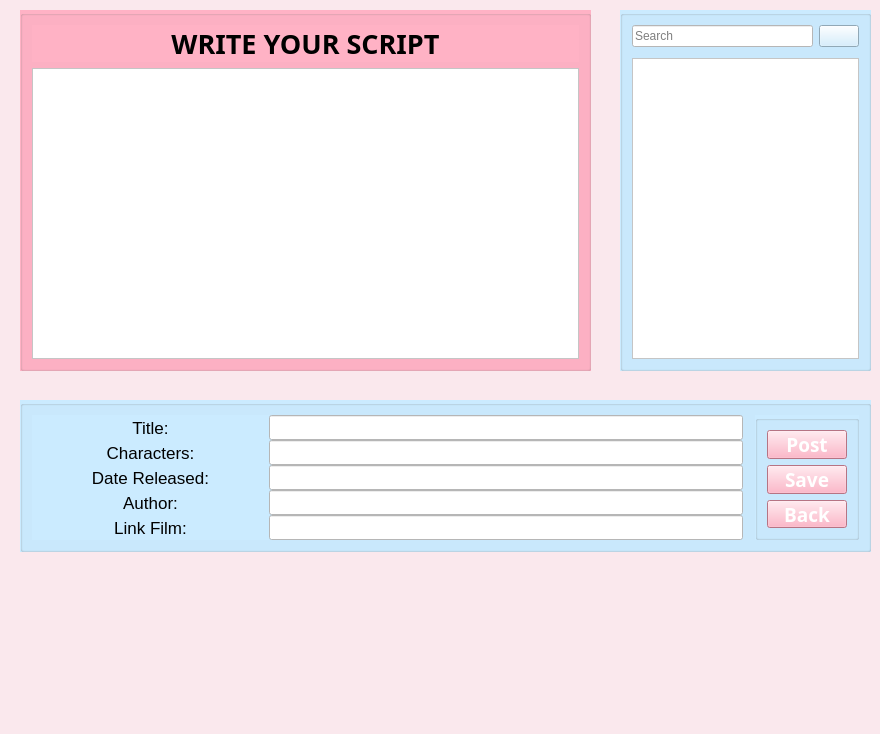
<?xml version="1.0" encoding="UTF-8"?>
<ui version="4.0">
 <class>MainWindow</class>
 <widget class="QMainWindow" name="MainWindow">
  <property name="geometry">
   <rect>
    <x>0</x>
    <y>0</y>
    <width>880</width>
    <height>734</height>
   </rect>
  </property>
  <property name="windowTitle">
   <string>MainWindow</string>
  </property>
  <property name="styleSheet">
   <string notr="true">background-color: rgb(250, 232, 237);</string>
  </property>
  <widget class="QWidget" name="centralwidget">
   <widget class="QGroupBox" name="groupBox">
    <property name="geometry">
     <rect>
      <x>20</x>
      <y>400</y>
      <width>851</width>
      <height>271</height>
     </rect>
    </property>
    <property name="styleSheet">
     <string notr="true">background-color: rgb(203, 235, 255);

</string>
    </property>
    <property name="title">
     <string/>
    </property>
    <layout class="QGridLayout" name="gridLayout_2" columnstretch="2,0">
     <property name="sizeConstraint">
      <enum>QLayout::SetMaximumSize</enum>
     </property>
     <property name="horizontalSpacing">
      <number>12</number>
     </property>
     <item row="0" column="0">
      <layout class="QGridLayout" name="gridLayout" columnstretch="2,4">
       <item row="2" column="0">
        <widget class="QLabel" name="label_4">
         <property name="font">
          <font>
           <pointsize>13</pointsize>
           <weight>50</weight>
           <bold>false</bold>
          </font>
         </property>
         <property name="text">
          <string>Date Released:</string>
         </property>
         <property name="alignment">
          <set>Qt::AlignCenter</set>
         </property>
        </widget>
       </item>
       <item row="1" column="1">
        <widget class="QLineEdit" name="lineEdit_Character">
         <property name="maximumSize">
          <size>
           <width>16777215</width>
           <height>25</height>
          </size>
         </property>
         <property name="styleSheet">
          <string notr="true">background-color: rgb(255, 255, 255);</string>
         </property>
        </widget>
       </item>
       <item row="1" column="0">
        <widget class="QLabel" name="label_3">
         <property name="font">
          <font>
           <pointsize>13</pointsize>
           <weight>50</weight>
           <bold>false</bold>
          </font>
         </property>
         <property name="text">
          <string>Characters:</string>
         </property>
         <property name="alignment">
          <set>Qt::AlignCenter</set>
         </property>
        </widget>
       </item>
       <item row="3" column="1">
        <widget class="QLineEdit" name="lineEdit_Author">
         <property name="maximumSize">
          <size>
           <width>16777215</width>
           <height>25</height>
          </size>
         </property>
         <property name="styleSheet">
          <string notr="true">background-color: rgb(255, 255, 255);</string>
         </property>
        </widget>
       </item>
       <item row="0" column="1">
        <widget class="QLineEdit" name="lineEdit_Title">
         <property name="maximumSize">
          <size>
           <width>16777215</width>
           <height>25</height>
          </size>
         </property>
         <property name="styleSheet">
          <string notr="true">background-color: rgb(255, 255, 255);</string>
         </property>
        </widget>
       </item>
       <item row="3" column="0">
        <widget class="QLabel" name="label_5">
         <property name="font">
          <font>
           <pointsize>13</pointsize>
           <weight>50</weight>
           <bold>false</bold>
          </font>
         </property>
         <property name="text">
          <string>Author:</string>
         </property>
         <property name="alignment">
          <set>Qt::AlignCenter</set>
         </property>
        </widget>
       </item>
       <item row="4" column="1">
        <widget class="QLineEdit" name="lineEdit_LinkFilm">
         <property name="maximumSize">
          <size>
           <width>16777215</width>
           <height>25</height>
          </size>
         </property>
         <property name="styleSheet">
          <string notr="true">background-color: rgb(255, 255, 255);</string>
         </property>
        </widget>
       </item>
       <item row="4" column="0">
        <widget class="QLabel" name="label_6">
         <property name="font">
          <font>
           <pointsize>13</pointsize>
           <weight>50</weight>
           <bold>false</bold>
          </font>
         </property>
         <property name="text">
          <string>Link Film:</string>
         </property>
         <property name="alignment">
          <set>Qt::AlignCenter</set>
         </property>
        </widget>
       </item>
       <item row="2" column="1">
        <widget class="QLineEdit" name="lineEdit_Date">
         <property name="maximumSize">
          <size>
           <width>16777215</width>
           <height>25</height>
          </size>
         </property>
         <property name="styleSheet">
          <string notr="true">background-color: rgb(255, 255, 255);</string>
         </property>
        </widget>
       </item>
       <item row="0" column="0">
        <widget class="QLabel" name="label_8">
         <property name="font">
          <font>
           <pointsize>13</pointsize>
           <weight>50</weight>
           <bold>false</bold>
          </font>
         </property>
         <property name="text">
          <string>Title:</string>
         </property>
         <property name="alignment">
          <set>Qt::AlignCenter</set>
         </property>
        </widget>
       </item>
      </layout>
     </item>
     <item row="0" column="1">
      <widget class="QGroupBox" name="groupBox_function">
       <property name="title">
        <string/>
       </property>
       <layout class="QVBoxLayout" name="verticalLayout_4">
        <item>
         <layout class="QVBoxLayout" name="verticalLayout_3">
          <item>
           <widget class="QPushButton" name="pushButton_Post">
            <property name="maximumSize">
             <size>
              <width>16777215</width>
              <height>40</height>
             </size>
            </property>
            <property name="font">
             <font>
              <family>Yu Gothic UI Semibold</family>
              <pointsize>14</pointsize>
              <weight>75</weight>
              <bold>true</bold>
             </font>
            </property>
            <property name="styleSheet">
             <string notr="true">background-color: rgb(255, 162, 185);
color: rgb(255, 255, 255);</string>
            </property>
            <property name="text">
             <string>Post</string>
            </property>
           </widget>
          </item>
          <item>
           <widget class="QPushButton" name="pushButton_Save">
            <property name="maximumSize">
             <size>
              <width>16777215</width>
              <height>40</height>
             </size>
            </property>
            <property name="font">
             <font>
              <family>Yu Gothic UI Semibold</family>
              <pointsize>14</pointsize>
              <weight>75</weight>
              <bold>true</bold>
             </font>
            </property>
            <property name="styleSheet">
             <string notr="true">background-color: rgb(255, 162, 185);
color: rgb(255, 255, 255);</string>
            </property>
            <property name="text">
             <string>Save</string>
            </property>
           </widget>
          </item>
          <item>
           <widget class="QPushButton" name="pushButton_Back">
            <property name="maximumSize">
             <size>
              <width>16777215</width>
              <height>40</height>
             </size>
            </property>
            <property name="font">
             <font>
              <family>Yu Gothic UI Semibold</family>
              <pointsize>14</pointsize>
              <weight>75</weight>
              <bold>true</bold>
             </font>
            </property>
            <property name="styleSheet">
             <string notr="true">background-color: rgb(255, 162, 185);
color: rgb(255, 255, 255);</string>
            </property>
            <property name="text">
             <string>Back</string>
            </property>
           </widget>
          </item>
         </layout>
        </item>
       </layout>
      </widget>
     </item>
    </layout>
   </widget>
   <widget class="QGroupBox" name="groupBox_history">
    <property name="geometry">
     <rect>
      <x>620</x>
      <y>10</y>
      <width>251</width>
      <height>361</height>
     </rect>
    </property>
    <property name="styleSheet">
     <string notr="true">background-color: rgb(203, 235, 255);</string>
    </property>
    <property name="title">
     <string/>
    </property>
    <layout class="QVBoxLayout" name="verticalLayout_2">
     <item>
      <layout class="QVBoxLayout" name="verticalLayout">
       <item>
        <layout class="QHBoxLayout" name="horizontalLayout">
         <property name="sizeConstraint">
          <enum>QLayout::SetMinimumSize</enum>
         </property>
         <property name="bottomMargin">
          <number>5</number>
         </property>
         <item>
          <widget class="QLineEdit" name="lineEdit_Search">
           <property name="maximumSize">
            <size>
             <width>16777215</width>
             <height>40</height>
            </size>
           </property>
           <property name="contextMenuPolicy">
            <enum>Qt::PreventContextMenu</enum>
           </property>
           <property name="styleSheet">
            <string notr="true">background-color: rgb(255, 255, 255);</string>
           </property>
           <property name="inputMask">
            <string/>
           </property>
           <property name="frame">
            <bool>true</bool>
           </property>
           <property name="cursorPosition">
            <number>0</number>
           </property>
           <property name="placeholderText">
            <string>Search </string>
           </property>
          </widget>
         </item>
         <item>
          <widget class="QPushButton" name="pushButton_Search">
           <property name="text">
            <string/>
           </property>
           <property name="icon">
            <iconset>
             <normaloff>search_icon.png</normaloff>search_icon.png</iconset>
           </property>
          </widget>
         </item>
        </layout>
       </item>
       <item>
        <widget class="QListView" name="Qlistview_da_viet">
         <property name="styleSheet">
          <string notr="true">background-color: rgb(255, 255, 255);</string>
         </property>
        </widget>
       </item>
      </layout>
     </item>
    </layout>
   </widget>
   <widget class="QGroupBox" name="groupBox_write_script">
    <property name="geometry">
     <rect>
      <x>20</x>
      <y>10</y>
      <width>571</width>
      <height>361</height>
     </rect>
    </property>
    <property name="styleSheet">
     <string notr="true">background-color: rgb(255, 178, 197);</string>
    </property>
    <property name="title">
     <string/>
    </property>
    <layout class="QGridLayout" name="gridLayout_3">
     <item row="1" column="0">
      <widget class="QTextEdit" name="textEdit">
       <property name="styleSheet">
        <string notr="true">background-color: rgb(255, 255, 255);</string>
       </property>
      </widget>
     </item>
     <item row="0" column="0">
      <widget class="QLabel" name="label_7">
       <property name="font">
        <font>
         <family>Sitka Heading Semibold</family>
         <pointsize>20</pointsize>
         <weight>75</weight>
         <bold>true</bold>
        </font>
       </property>
       <property name="styleSheet">
        <string notr="true">background-color: rgb(255, 178, 197);</string>
       </property>
       <property name="text">
        <string>&lt;html&gt;&lt;head/&gt;&lt;body&gt;&lt;p align=&quot;center&quot;&gt;&lt;span style=&quot; font-weight:600;&quot;&gt;WRITE YOUR SCRIPT&lt;/span&gt;&lt;/p&gt;&lt;/body&gt;&lt;/html&gt;</string>
       </property>
      </widget>
     </item>
    </layout>
   </widget>
  </widget>
  <widget class="QMenuBar" name="menubar">
   <property name="geometry">
    <rect>
     <x>0</x>
     <y>0</y>
     <width>880</width>
     <height>26</height>
    </rect>
   </property>
  </widget>
  <widget class="QStatusBar" name="statusbar"/>
 </widget>
 <resources/>
 <connections/>
</ui>
